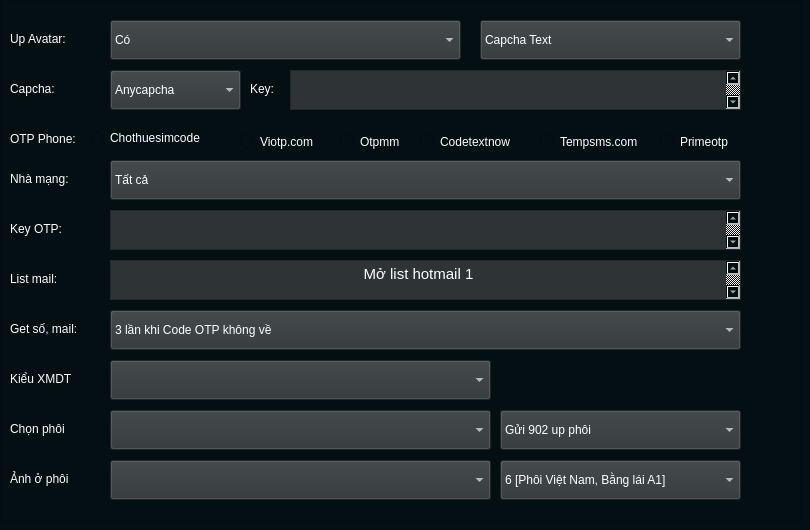
                  <widget class="QWidget" name="page_function">
                   <property name="styleSheet">
                    <string notr="true">background-color: rgb(4, 15, 19);</string>
                   </property>
                   <widget class="QFrame" name="frame_6">
                    <property name="geometry">
                     <rect>
                      <x>0</x>
                      <y>0</y>
                      <width>801</width>
                      <height>521</height>
                     </rect>
                    </property>
                    <property name="minimumSize">
                     <size>
                      <width>0</width>
                      <height>30</height>
                     </size>
                    </property>
                    <property name="sizeIncrement">
                     <size>
                      <width>30</width>
                      <height>0</height>
                     </size>
                    </property>
                    <property name="styleSheet">
                     <string notr="true">
color: rgb(255, 255, 255);
</string>
                    </property>
                    <property name="frameShape">
                     <enum>QFrame::StyledPanel</enum>
                    </property>
                    <property name="frameShadow">
                     <enum>QFrame::Raised</enum>
                    </property>
                    <widget class="QLabel" name="label_6">
                     <property name="geometry">
                      <rect>
                       <x>10</x>
                       <y>30</y>
                       <width>67</width>
                       <height>17</height>
                      </rect>
                     </property>
                     <property name="text">
                      <string>Up Avatar:</string>
                     </property>
                    </widget>
                    <widget class="QLabel" name="label_7">
                     <property name="geometry">
                      <rect>
                       <x>10</x>
                       <y>80</y>
                       <width>67</width>
                       <height>17</height>
                      </rect>
                     </property>
                     <property name="text">
                      <string>Capcha:</string>
                     </property>
                    </widget>
                    <widget class="QLabel" name="label_14">
                     <property name="geometry">
                      <rect>
                       <x>10</x>
                       <y>130</y>
                       <width>81</width>
                       <height>17</height>
                      </rect>
                     </property>
                     <property name="text">
                      <string>OTP Phone:</string>
                     </property>
                    </widget>
                    <widget class="QComboBox" name="comboBox_8">
                     <property name="geometry">
                      <rect>
                       <x>110</x>
                       <y>20</y>
                       <width>351</width>
                       <height>40</height>
                      </rect>
                     </property>
                     <property name="minimumSize">
                      <size>
                       <width>0</width>
                       <height>40</height>
                      </size>
                     </property>
                     <property name="maximumSize">
                      <size>
                       <width>16777215</width>
                       <height>40</height>
                      </size>
                     </property>
                     <property name="sizeIncrement">
                      <size>
                       <width>0</width>
                       <height>0</height>
                      </size>
                     </property>
                     <property name="styleSheet">
                      <string notr="true">background-color: rgb(46, 52, 54);
</string>
                     </property>
                     <item>
                      <property name="text">
                       <string>Có</string>
                      </property>
                     </item>
                    </widget>
                    <widget class="QComboBox" name="comboBox_9">
                     <property name="geometry">
                      <rect>
                       <x>110</x>
                       <y>70</y>
                       <width>131</width>
                       <height>40</height>
                      </rect>
                     </property>
                     <property name="minimumSize">
                      <size>
                       <width>0</width>
                       <height>40</height>
                      </size>
                     </property>
                     <property name="maximumSize">
                      <size>
                       <width>16777215</width>
                       <height>40</height>
                      </size>
                     </property>
                     <property name="sizeIncrement">
                      <size>
                       <width>0</width>
                       <height>0</height>
                      </size>
                     </property>
                     <property name="styleSheet">
                      <string notr="true">background-color: rgb(46, 52, 54);
</string>
                     </property>
                     <item>
                      <property name="text">
                       <string>Anycapcha</string>
                      </property>
                     </item>
                    </widget>
                    <widget class="QRadioButton" name="radioButton_7">
                     <property name="geometry">
                      <rect>
                       <x>90</x>
                       <y>130</y>
                       <width>151</width>
                       <height>16</height>
                      </rect>
                     </property>
                     <property name="styleSheet">
                      <string notr="true">selection-color: rgb(138, 226, 52);</string>
                     </property>
                     <property name="text">
                      <string>Chothuesimcode</string>
                     </property>
                    </widget>
                    <widget class="QComboBox" name="comboBox_14">
                     <property name="geometry">
                      <rect>
                       <x>480</x>
                       <y>20</y>
                       <width>261</width>
                       <height>40</height>
                      </rect>
                     </property>
                     <property name="minimumSize">
                      <size>
                       <width>0</width>
                       <height>40</height>
                      </size>
                     </property>
                     <property name="maximumSize">
                      <size>
                       <width>16777215</width>
                       <height>40</height>
                      </size>
                     </property>
                     <property name="sizeIncrement">
                      <size>
                       <width>0</width>
                       <height>0</height>
                      </size>
                     </property>
                     <property name="styleSheet">
                      <string notr="true">background-color: rgb(46, 52, 54);
</string>
                     </property>
                     <item>
                      <property name="text">
                       <string>Capcha Text</string>
                      </property>
                     </item>
                    </widget>
                    <widget class="QLabel" name="label_15">
                     <property name="geometry">
                      <rect>
                       <x>10</x>
                       <y>170</y>
                       <width>81</width>
                       <height>17</height>
                      </rect>
                     </property>
                     <property name="text">
                      <string>Nhà mạng:</string>
                     </property>
                    </widget>
                    <widget class="QComboBox" name="comboBox_15">
                     <property name="geometry">
                      <rect>
                       <x>110</x>
                       <y>160</y>
                       <width>631</width>
                       <height>40</height>
                      </rect>
                     </property>
                     <property name="minimumSize">
                      <size>
                       <width>0</width>
                       <height>40</height>
                      </size>
                     </property>
                     <property name="maximumSize">
                      <size>
                       <width>16777215</width>
                       <height>40</height>
                      </size>
                     </property>
                     <property name="sizeIncrement">
                      <size>
                       <width>30</width>
                       <height>0</height>
                      </size>
                     </property>
                     <property name="styleSheet">
                      <string notr="true">background-color: rgb(46, 52, 54);
</string>
                     </property>
                     <item>
                      <property name="text">
                       <string>Tất cả</string>
                      </property>
                     </item>
                    </widget>
                    <widget class="QLabel" name="label_16">
                     <property name="geometry">
                      <rect>
                       <x>250</x>
                       <y>80</y>
                       <width>31</width>
                       <height>17</height>
                      </rect>
                     </property>
                     <property name="text">
                      <string>Key:</string>
                     </property>
                    </widget>
                    <widget class="QLabel" name="label_17">
                     <property name="geometry">
                      <rect>
                       <x>10</x>
                       <y>220</y>
                       <width>81</width>
                       <height>17</height>
                      </rect>
                     </property>
                     <property name="text">
                      <string>Key OTP:</string>
                     </property>
                    </widget>
                    <widget class="QRadioButton" name="radioButton_8">
                     <property name="geometry">
                      <rect>
                       <x>240</x>
                       <y>130</y>
                       <width>101</width>
                       <height>23</height>
                      </rect>
                     </property>
                     <property name="text">
                      <string>Viotp.com</string>
                     </property>
                    </widget>
                    <widget class="QRadioButton" name="radioButton_9">
                     <property name="geometry">
                      <rect>
                       <x>340</x>
                       <y>130</y>
                       <width>81</width>
                       <height>23</height>
                      </rect>
                     </property>
                     <property name="text">
                      <string>Otpmm</string>
                     </property>
                    </widget>
                    <widget class="QRadioButton" name="radioButton_10">
                     <property name="geometry">
                      <rect>
                       <x>420</x>
                       <y>130</y>
                       <width>121</width>
                       <height>23</height>
                      </rect>
                     </property>
                     <property name="styleSheet">
                      <string notr="true">color: rgb(255, 255, 255);
</string>
                     </property>
                     <property name="text">
                      <string>Codetextnow</string>
                     </property>
                    </widget>
                    <widget class="QRadioButton" name="radioButton_11">
                     <property name="geometry">
                      <rect>
                       <x>540</x>
                       <y>130</y>
                       <width>121</width>
                       <height>23</height>
                      </rect>
                     </property>
                     <property name="text">
                      <string>Tempsms.com</string>
                     </property>
                    </widget>
                    <widget class="QRadioButton" name="radioButton_12">
                     <property name="geometry">
                      <rect>
                       <x>660</x>
                       <y>130</y>
                       <width>91</width>
                       <height>23</height>
                      </rect>
                     </property>
                     <property name="text">
                      <string>Primeotp</string>
                     </property>
                    </widget>
                    <widget class="QLabel" name="label_18">
                     <property name="geometry">
                      <rect>
                       <x>10</x>
                       <y>270</y>
                       <width>81</width>
                       <height>17</height>
                      </rect>
                     </property>
                     <property name="text">
                      <string>List mail:</string>
                     </property>
                    </widget>
                    <widget class="QLabel" name="label_19">
                     <property name="geometry">
                      <rect>
                       <x>10</x>
                       <y>320</y>
                       <width>81</width>
                       <height>17</height>
                      </rect>
                     </property>
                     <property name="text">
                      <string>Get số, mail:</string>
                     </property>
                    </widget>
                    <widget class="QComboBox" name="comboBox_16">
                     <property name="geometry">
                      <rect>
                       <x>110</x>
                       <y>310</y>
                       <width>631</width>
                       <height>40</height>
                      </rect>
                     </property>
                     <property name="minimumSize">
                      <size>
                       <width>0</width>
                       <height>40</height>
                      </size>
                     </property>
                     <property name="maximumSize">
                      <size>
                       <width>16777215</width>
                       <height>40</height>
                      </size>
                     </property>
                     <property name="sizeIncrement">
                      <size>
                       <width>0</width>
                       <height>0</height>
                      </size>
                     </property>
                     <property name="styleSheet">
                      <string notr="true">background-color: rgb(46, 52, 54);
</string>
                     </property>
                     <item>
                      <property name="text">
                       <string>3 lần khi Code OTP không về</string>
                      </property>
                     </item>
                    </widget>
                    <widget class="QTextEdit" name="textEdit_4">
                     <property name="geometry">
                      <rect>
                       <x>110</x>
                       <y>260</y>
                       <width>0</width>
                       <height>30</height>
                      </rect>
                     </property>
                     <property name="minimumSize">
                      <size>
                       <width>0</width>
                       <height>30</height>
                      </size>
                     </property>
                     <property name="maximumSize">
                      <size>
                       <width>16777215</width>
                       <height>30</height>
                      </size>
                     </property>
                     <property name="sizeIncrement">
                      <size>
                       <width>0</width>
                       <height>0</height>
                      </size>
                     </property>
                    </widget>
                    <widget class="QTextEdit" name="textEdit_5">
                     <property name="enabled">
                      <bool>false</bool>
                     </property>
                     <property name="geometry">
                      <rect>
                       <x>110</x>
                       <y>260</y>
                       <width>631</width>
                       <height>40</height>
                      </rect>
                     </property>
                     <property name="minimumSize">
                      <size>
                       <width>0</width>
                       <height>40</height>
                      </size>
                     </property>
                     <property name="maximumSize">
                      <size>
                       <width>16777215</width>
                       <height>40</height>
                      </size>
                     </property>
                     <property name="styleSheet">
                      <string notr="true">
background-color: rgb(46, 52, 54);
</string>
                     </property>
                     <property name="html">
                      <string>&lt;!DOCTYPE HTML PUBLIC &quot;-//W3C//DTD HTML 4.0//EN&quot; &quot;http://www.w3.org/TR/REC-html40/strict.dtd&quot;&gt;
&lt;html&gt;&lt;head&gt;&lt;meta name=&quot;qrichtext&quot; content=&quot;1&quot; /&gt;&lt;style type=&quot;text/css&quot;&gt;
p, li { white-space: pre-wrap; }
&lt;/style&gt;&lt;/head&gt;&lt;body style=&quot; font-family:'Ubuntu'; font-size:11pt; font-weight:400; font-style:normal;&quot;&gt;
&lt;p align=&quot;center&quot; style=&quot; margin-top:0px; margin-bottom:0px; margin-left:0px; margin-right:0px; -qt-block-indent:0; text-indent:0px;&quot;&gt;Mở list hotmail 1&lt;/p&gt;
&lt;p align=&quot;center&quot; style=&quot;-qt-paragraph-type:empty; margin-top:0px; margin-bottom:0px; margin-left:0px; margin-right:0px; -qt-block-indent:0; text-indent:0px;&quot;&gt;&lt;br /&gt;&lt;/p&gt;&lt;/body&gt;&lt;/html&gt;</string>
                     </property>
                    </widget>
                    <widget class="QTextEdit" name="textEdit_7">
                     <property name="enabled">
                      <bool>false</bool>
                     </property>
                     <property name="geometry">
                      <rect>
                       <x>110</x>
                       <y>210</y>
                       <width>631</width>
                       <height>40</height>
                      </rect>
                     </property>
                     <property name="minimumSize">
                      <size>
                       <width>0</width>
                       <height>40</height>
                      </size>
                     </property>
                     <property name="maximumSize">
                      <size>
                       <width>16777215</width>
                       <height>40</height>
                      </size>
                     </property>
                     <property name="styleSheet">
                      <string notr="true">background-color: rgb(46, 52, 54);
</string>
                     </property>
                     <property name="html">
                      <string>&lt;!DOCTYPE HTML PUBLIC &quot;-//W3C//DTD HTML 4.0//EN&quot; &quot;http://www.w3.org/TR/REC-html40/strict.dtd&quot;&gt;
&lt;html&gt;&lt;head&gt;&lt;meta name=&quot;qrichtext&quot; content=&quot;1&quot; /&gt;&lt;style type=&quot;text/css&quot;&gt;
p, li { white-space: pre-wrap; }
&lt;/style&gt;&lt;/head&gt;&lt;body style=&quot; font-family:'Ubuntu'; font-size:11pt; font-weight:400; font-style:normal;&quot;&gt;
&lt;p align=&quot;center&quot; style=&quot;-qt-paragraph-type:empty; margin-top:0px; margin-bottom:0px; margin-left:0px; margin-right:0px; -qt-block-indent:0; text-indent:0px;&quot;&gt;&lt;br /&gt;&lt;/p&gt;
&lt;p align=&quot;center&quot; style=&quot;-qt-paragraph-type:empty; margin-top:0px; margin-bottom:0px; margin-left:0px; margin-right:0px; -qt-block-indent:0; text-indent:0px;&quot;&gt;&lt;br /&gt;&lt;/p&gt;&lt;/body&gt;&lt;/html&gt;</string>
                     </property>
                    </widget>
                    <widget class="QTextEdit" name="textEdit_8">
                     <property name="enabled">
                      <bool>false</bool>
                     </property>
                     <property name="geometry">
                      <rect>
                       <x>290</x>
                       <y>70</y>
                       <width>451</width>
                       <height>40</height>
                      </rect>
                     </property>
                     <property name="minimumSize">
                      <size>
                       <width>0</width>
                       <height>40</height>
                      </size>
                     </property>
                     <property name="maximumSize">
                      <size>
                       <width>16777215</width>
                       <height>40</height>
                      </size>
                     </property>
                     <property name="styleSheet">
                      <string notr="true">background-color: rgb(46, 52, 54);
</string>
                     </property>
                     <property name="html">
                      <string>&lt;!DOCTYPE HTML PUBLIC &quot;-//W3C//DTD HTML 4.0//EN&quot; &quot;http://www.w3.org/TR/REC-html40/strict.dtd&quot;&gt;
&lt;html&gt;&lt;head&gt;&lt;meta name=&quot;qrichtext&quot; content=&quot;1&quot; /&gt;&lt;style type=&quot;text/css&quot;&gt;
p, li { white-space: pre-wrap; }
&lt;/style&gt;&lt;/head&gt;&lt;body style=&quot; font-family:'Ubuntu'; font-size:11pt; font-weight:400; font-style:normal;&quot;&gt;
&lt;p align=&quot;center&quot; style=&quot;-qt-paragraph-type:empty; margin-top:0px; margin-bottom:0px; margin-left:0px; margin-right:0px; -qt-block-indent:0; text-indent:0px;&quot;&gt;&lt;br /&gt;&lt;/p&gt;
&lt;p align=&quot;center&quot; style=&quot;-qt-paragraph-type:empty; margin-top:0px; margin-bottom:0px; margin-left:0px; margin-right:0px; -qt-block-indent:0; text-indent:0px;&quot;&gt;&lt;br /&gt;&lt;/p&gt;&lt;/body&gt;&lt;/html&gt;</string>
                     </property>
                    </widget>
                    <widget class="QComboBox" name="comboBox_6">
                     <property name="geometry">
                      <rect>
                       <x>500</x>
                       <y>410</y>
                       <width>241</width>
                       <height>40</height>
                      </rect>
                     </property>
                     <property name="minimumSize">
                      <size>
                       <width>0</width>
                       <height>40</height>
                      </size>
                     </property>
                     <property name="maximumSize">
                      <size>
                       <width>16777215</width>
                       <height>40</height>
                      </size>
                     </property>
                     <property name="styleSheet">
                      <string notr="true">background-color: rgb(46, 52, 54);</string>
                     </property>
                     <item>
                      <property name="text">
                       <string>Gửi 902 up phôi</string>
                      </property>
                     </item>
                    </widget>
                    <widget class="QComboBox" name="comboBox_7">
                     <property name="geometry">
                      <rect>
                       <x>110</x>
                       <y>360</y>
                       <width>381</width>
                       <height>40</height>
                      </rect>
                     </property>
                     <property name="minimumSize">
                      <size>
                       <width>0</width>
                       <height>40</height>
                      </size>
                     </property>
                     <property name="maximumSize">
                      <size>
                       <width>16777215</width>
                       <height>40</height>
                      </size>
                     </property>
                     <property name="styleSheet">
                      <string notr="true">
background-color: rgb(46, 52, 54);
</string>
                     </property>
                    </widget>
                    <widget class="QComboBox" name="comboBox_11">
                     <property name="geometry">
                      <rect>
                       <x>110</x>
                       <y>460</y>
                       <width>381</width>
                       <height>40</height>
                      </rect>
                     </property>
                     <property name="minimumSize">
                      <size>
                       <width>0</width>
                       <height>40</height>
                      </size>
                     </property>
                     <property name="maximumSize">
                      <size>
                       <width>16777215</width>
                       <height>40</height>
                      </size>
                     </property>
                     <property name="styleSheet">
                      <string notr="true">background-color: rgb(46, 52, 54);</string>
                     </property>
                    </widget>
                    <widget class="QLabel" name="label_21">
                     <property name="geometry">
                      <rect>
                       <x>10</x>
                       <y>470</y>
                       <width>91</width>
                       <height>17</height>
                      </rect>
                     </property>
                     <property name="text">
                      <string>Ảnh ở phôi</string>
                     </property>
                    </widget>
                    <widget class="QLabel" name="label_4">
                     <property name="geometry">
                      <rect>
                       <x>10</x>
                       <y>420</y>
                       <width>81</width>
                       <height>17</height>
                      </rect>
                     </property>
                     <property name="text">
                      <string>Chọn phôi</string>
                     </property>
                    </widget>
                    <widget class="QComboBox" name="comboBox_12">
                     <property name="geometry">
                      <rect>
                       <x>110</x>
                       <y>410</y>
                       <width>381</width>
                       <height>40</height>
                      </rect>
                     </property>
                     <property name="minimumSize">
                      <size>
                       <width>0</width>
                       <height>40</height>
                      </size>
                     </property>
                     <property name="maximumSize">
                      <size>
                       <width>16777215</width>
                       <height>40</height>
                      </size>
                     </property>
                     <property name="styleSheet">
                      <string notr="true">background-color: rgb(46, 52, 54);</string>
                     </property>
                    </widget>
                    <widget class="QComboBox" name="comboBox_13">
                     <property name="geometry">
                      <rect>
                       <x>500</x>
                       <y>460</y>
                       <width>241</width>
                       <height>40</height>
                      </rect>
                     </property>
                     <property name="minimumSize">
                      <size>
                       <width>0</width>
                       <height>40</height>
                      </size>
                     </property>
                     <property name="maximumSize">
                      <size>
                       <width>16777215</width>
                       <height>40</height>
                      </size>
                     </property>
                     <property name="styleSheet">
                      <string notr="true">background-color: rgb(46, 52, 54);</string>
                     </property>
                     <item>
                      <property name="text">
                       <string>6 [Phôi Việt Nam, Bằng lái A1]</string>
                      </property>
                     </item>
                    </widget>
                    <widget class="QLabel" name="label_5">
                     <property name="geometry">
                      <rect>
                       <x>10</x>
                       <y>370</y>
                       <width>81</width>
                       <height>17</height>
                      </rect>
                     </property>
                     <property name="text">
                      <string>Kiểu XMDT</string>
                     </property>
                    </widget>
                   </widget>
                  </widget>
